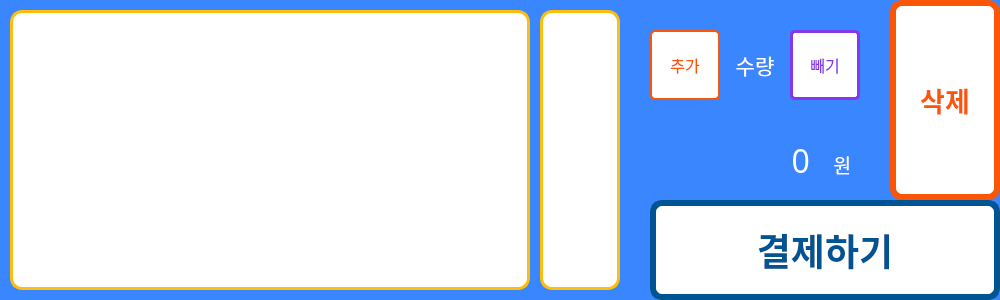
       <widget class="QWidget" name="payWidget" native="true">
        <property name="geometry">
         <rect>
          <x>0</x>
          <y>1200</y>
          <width>1000</width>
          <height>300</height>
         </rect>
        </property>
        <property name="minimumSize">
         <size>
          <width>1000</width>
          <height>0</height>
         </size>
        </property>
        <property name="styleSheet">
         <string notr="true">color: white;
background-color: rgb(58, 134, 255);
border: 3px solid rgb(58, 134, 255);
border-radius: 12px;</string>
        </property>
        <widget class="QListWidget" name="selectMenuList">
         <property name="geometry">
          <rect>
           <x>10</x>
           <y>10</y>
           <width>520</width>
           <height>280</height>
          </rect>
         </property>
         <property name="font">
          <font>
           <family>함초롬돋움</family>
           <pointsize>16</pointsize>
          </font>
         </property>
         <property name="focusPolicy">
          <enum>Qt::ClickFocus</enum>
         </property>
         <property name="styleSheet">
          <string notr="true">border: 3px solid rgb(255, 190, 11);
background-color: white;
color:rgb(58, 134, 255);
selection-color: white;
selection-background-color: rgb(255, 190, 11);
padding:0px;</string>
         </property>
         <property name="editTriggers">
          <set>QAbstractItemView::NoEditTriggers</set>
         </property>
        </widget>
        <widget class="QPushButton" name="payButton">
         <property name="geometry">
          <rect>
           <x>650</x>
           <y>200</y>
           <width>350</width>
           <height>100</height>
          </rect>
         </property>
         <property name="font">
          <font>
           <family>함초롬돋움</family>
           <pointsize>28</pointsize>
           <weight>75</weight>
           <bold>true</bold>
           <underline>false</underline>
          </font>
         </property>
         <property name="focusPolicy">
          <enum>Qt::NoFocus</enum>
         </property>
         <property name="styleSheet">
          <string notr="true">color: rgb(0, 84, 147);
	background-color: white;
	border: 6px solid rgb(0, 84, 147);
	border-radius: 12px;</string>
         </property>
         <property name="text">
          <string>결제하기</string>
         </property>
        </widget>
        <widget class="QPushButton" name="deleteMenuButton">
         <property name="geometry">
          <rect>
           <x>890</x>
           <y>0</y>
           <width>110</width>
           <height>200</height>
          </rect>
         </property>
         <property name="font">
          <font>
           <family>함초롬돋움</family>
           <pointsize>20</pointsize>
           <weight>75</weight>
           <bold>true</bold>
           <underline>false</underline>
          </font>
         </property>
         <property name="focusPolicy">
          <enum>Qt::NoFocus</enum>
         </property>
         <property name="styleSheet">
          <string notr="true">color: rgb(251, 86, 7);
	background-color: white;
	border: 6px solid rgb(251, 86, 7);
	border-radius: 12px;</string>
         </property>
         <property name="text">
          <string>삭제</string>
         </property>
        </widget>
        <widget class="QLabel" name="label_2">
         <property name="geometry">
          <rect>
           <x>720</x>
           <y>30</y>
           <width>70</width>
           <height>70</height>
          </rect>
         </property>
         <property name="minimumSize">
          <size>
           <width>0</width>
           <height>30</height>
          </size>
         </property>
         <property name="font">
          <font>
           <family>함초롬돋움</family>
           <pointsize>16</pointsize>
          </font>
         </property>
         <property name="styleSheet">
          <string notr="true">border: 0px;</string>
         </property>
         <property name="text">
          <string>수량</string>
         </property>
         <property name="alignment">
          <set>Qt::AlignCenter</set>
         </property>
        </widget>
        <widget class="QPushButton" name="addCountButton">
         <property name="geometry">
          <rect>
           <x>650</x>
           <y>30</y>
           <width>70</width>
           <height>70</height>
          </rect>
         </property>
         <property name="font">
          <font>
           <family>함초롬돋움</family>
           <pointsize>12</pointsize>
          </font>
         </property>
         <property name="focusPolicy">
          <enum>Qt::NoFocus</enum>
         </property>
         <property name="styleSheet">
          <string notr="true">color: rgb(251, 86, 7);
	background-color: white;
	border: 2px solid rgb(251, 86, 7);
	border-radius: 5px;</string>
         </property>
         <property name="text">
          <string>추가</string>
         </property>
        </widget>
        <widget class="QPushButton" name="deleteCountButton">
         <property name="geometry">
          <rect>
           <x>790</x>
           <y>30</y>
           <width>70</width>
           <height>70</height>
          </rect>
         </property>
         <property name="font">
          <font>
           <family>함초롬돋움</family>
           <pointsize>12</pointsize>
          </font>
         </property>
         <property name="focusPolicy">
          <enum>Qt::NoFocus</enum>
         </property>
         <property name="styleSheet">
          <string notr="true">color: rgb(131, 56, 236);
	background-color: white;
	border: 3px solid rgb(131, 56, 236);
	border-radius: 5px;</string>
         </property>
         <property name="text">
          <string>빼기</string>
         </property>
        </widget>
        <widget class="QLabel" name="money_label">
         <property name="geometry">
          <rect>
           <x>650</x>
           <y>140</y>
           <width>160</width>
           <height>40</height>
          </rect>
         </property>
         <property name="font">
          <font>
           <family>함초롬돋움</family>
           <pointsize>24</pointsize>
           <weight>50</weight>
           <bold>false</bold>
           <underline>false</underline>
          </font>
         </property>
         <property name="styleSheet">
          <string notr="true">border: 0px;</string>
         </property>
         <property name="text">
          <string>0</string>
         </property>
         <property name="alignment">
          <set>Qt::AlignRight|Qt::AlignTrailing|Qt::AlignVCenter</set>
         </property>
        </widget>
        <widget class="QLabel" name="won_label">
         <property name="geometry">
          <rect>
           <x>820</x>
           <y>150</y>
           <width>31</width>
           <height>31</height>
          </rect>
         </property>
         <property name="minimumSize">
          <size>
           <width>30</width>
           <height>30</height>
          </size>
         </property>
         <property name="font">
          <font>
           <family>함초롬바탕</family>
           <pointsize>14</pointsize>
           <weight>50</weight>
           <bold>false</bold>
          </font>
         </property>
         <property name="styleSheet">
          <string notr="true">border: 0px;</string>
         </property>
         <property name="text">
          <string>원</string>
         </property>
         <property name="alignment">
          <set>Qt::AlignRight|Qt::AlignTop|Qt::AlignTrailing</set>
         </property>
        </widget>
        <widget class="QListWidget" name="selectMenuCountList">
         <property name="geometry">
          <rect>
           <x>540</x>
           <y>10</y>
           <width>80</width>
           <height>280</height>
          </rect>
         </property>
         <property name="sizePolicy">
          <sizepolicy hsizetype="Preferred" vsizetype="Preferred">
           <horstretch>0</horstretch>
           <verstretch>0</verstretch>
          </sizepolicy>
         </property>
         <property name="font">
          <font>
           <family>함초롬돋움</family>
           <pointsize>16</pointsize>
          </font>
         </property>
         <property name="styleSheet">
          <string notr="true">border: 3px solid rgb(255, 190, 11);
background-color: white;
color:rgb(58, 134, 255);
selection-color: white;
selection-background-color: rgb(255, 190, 11);
padding:0px;</string>
         </property>
        </widget>
        <zorder>payButton</zorder>
        <zorder>selectMenuList</zorder>
        <zorder>deleteMenuButton</zorder>
        <zorder>label_2</zorder>
        <zorder>addCountButton</zorder>
        <zorder>deleteCountButton</zorder>
        <zorder>money_label</zorder>
        <zorder>won_label</zorder>
        <zorder>selectMenuCountList</zorder>
       </widget>
